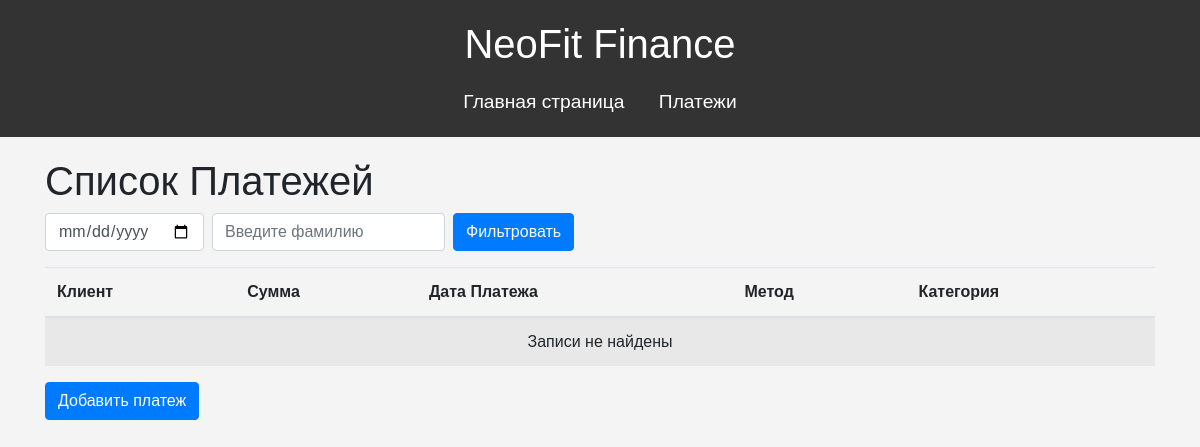
The app's page /finance/, older data.
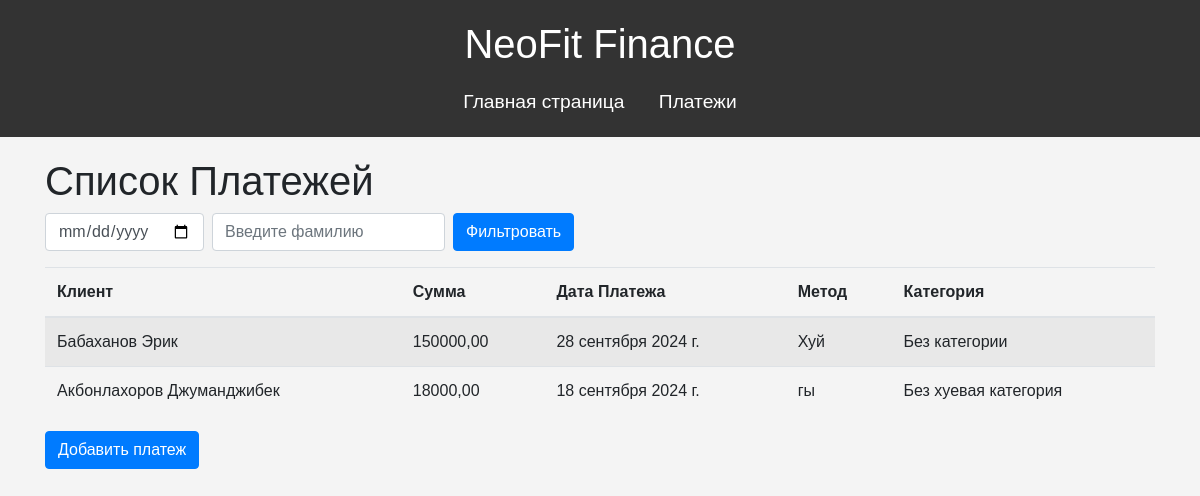
The same page, newer data.
### finance/models.py (models this page shows, shortened)
class Payment(models.Model):
    client = models.ForeignKey(Client, on_delete=models.CASCADE)  # Используем импортированную модель Client
    amount = models.DecimalField(max_digits=10, decimal_places=2)
    payment_date = models.DateField()
    method = models.CharField(max_length=50)
    category = models.CharField(max_length=100, default="Без категории")  # Значение по умолчанию

### appointments/models.py (models this page shows)
class Client(models.Model):
    last_name = models.CharField(max_length=100)  # Фамилия
    first_name = models.CharField(max_length=100)  # Имя
    middle_name = models.CharField(max_length=100, blank=True, null=True)  # Отчество (необязательно)
    email = models.EmailField()
    phone_number = models.CharField(max_length=15)  # Номер телефона
    birthdate = models.DateField(null=True, blank=True)  # Дата рождения
    def __str__(self):
        return f'{self.last_name} {self.first_name}'

### finance/views.py (the view)
# urls.py: path('', views.payment_list, name='payment_list'),
def payment_list(request):
    queryset = Payment.objects.all()
    last_name = request.GET.get('last_name')
    date_from = request.GET.get('date_from')
    date_to = request.GET.get('date_to')
    if last_name:
        queryset = queryset.filter(client__last_name__icontains=last_name)
    if date_from:
        queryset = queryset.filter(date__gte=date_from)
    if date_to:
        queryset = queryset.filter(date__lte=date_to)
    context = {
        'payments': queryset,
        'last_name': last_name,
        'date_from': date_from,
        'date_to': date_to,
    }
    return render(request, 'finance/payment_list.html', context)

### finance/templates/finance/payment_list.html
{% extends 'finance/base.html' %}
{% block content %}
<div class="container">
    <h1>Список Платежей</h1>
    <form method="GET" class="form-inline mb-3">
        <input type="date" name="date" class="form-control mr-2" placeholder="Выберите дату">
        <input type="text" name="surname" class="form-control mr-2" placeholder="Введите фамилию">
        <button type="submit" class="btn btn-primary">Фильтровать</button>
    </form>
    <table class="table table-striped">
        <thead>
            <tr>
                <th>Клиент</th>
                <th>Сумма</th>
                <th>Дата Платежа</th>
                <th>Метод</th>
                <th>Категория</th>
            </tr>
        </thead>
        <tbody>
            {% for payment in payments %}
            <tr>
                <td>{{ payment.client }}</td>
                <td>{{ payment.amount }}</td>
                <td>{{ payment.payment_date }}</td>
                <td>{{ payment.method }}</td>
                <td>{{ payment.category }}</td>
            </tr>
            {% empty %}
            <tr>
                <td colspan="5" class="text-center">Записи не найдены</td>
            </tr>
            {% endfor %}
        </tbody>
    </table>
    <a href="{% url 'finance:add_payment' %}" class="btn btn-primary">Добавить платеж</a>
</div>
{% endblock %}

Row changes from the older to the newer data that the page shows:
added Payment: client "Бабаханов Эрик", amount "150000,00", payment_date "28 сентября 2024 г.", method "Хуй", category "Без категории"
added Payment: client "Акбонлахоров Джуманджибек", amount "18000,00", payment_date "18 сентября 2024 г.", method "гы", category "Без хуевая категория"
Text that changed along with them:
text no longer shown: "Записи не найдены"
